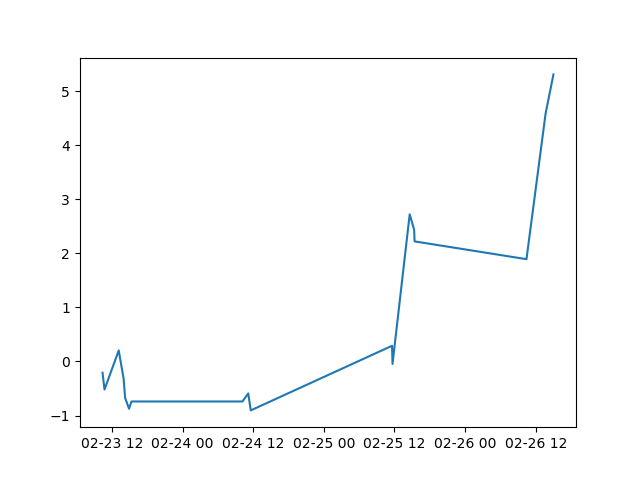

This chart was generated by the following Python code:


class BuyPortfolio:

    def __init__(self, symbol):
        self.symbol = symbol[:-3]
        self.post_dict = {}
        self.percent_change = []
        self.order_book = []
        self.df_per_change = []
        self.post_dict['Time'] = None
        self.post_dict['Signal'] = ""
        self.post_dict['Price'] = None
        self.post_dict['Pos'] = 0
        self.post_dict['%change'] = 0
        self.order_df = pd.DataFrame()
        self.percent_df = pd.DataFrame()
        self.day_wise = pd.DataFrame()
        self.result = {}

    def buy(self, bp, time):
        if self.post_dict['Signal'] != 'BUY':
            self.post_dict['Time'] = time
            self.post_dict['Signal'] = "BUY"
            self.post_dict['Price'] = bp
            self.post_dict['Pos'] = 1
            self.post_dict['%change'] = 0
            x = self.post_dict.copy()
            self.order_book.append(x)
        else:
            print("You already have BUY positions")

    def square_off(self, sp, time):
        if self.post_dict['Signal'] != 'SELL':
            self.post_dict['Time'] = time
            self.post_dict['Signal'] = "SELL"
            self.post_dict['Price'] = sp
            self.post_dict['Pos'] = 0
            pc = (sp / self.order_book[-1]['Price'] - 1)
            self.percent_change.append(pc * 100)
            self.post_dict['%change'] = pc * 100
            self.df_per_change.append({"Time": time, "%change": pc * 100})
            x = self.post_dict.copy()
            self.order_book.append(x)
        else:
            print("You already have Squared Off positions")

    def check_pos(self):
        return self.post_dict['Pos']

    def generate_dataframes(self):
        if self.post_dict['Pos'] == 0:
            # convert to dataframes
            y = self.order_book.copy()
            self.order_df = pd.DataFrame(y)
            self.order_df.set_index('Time', inplace=True, drop=True)

            z = self.df_per_change
            self.percent_df = pd.DataFrame(z)
            self.percent_df.set_index('Time', inplace=True, drop=True)
            self.percent_df['cumprod'] = ((self.percent_df['%change'] / 100 + 1).cumprod() - 1) * 100

            p_l = []
            m = self.percent_df.index.date
            dates = list(set(m))
            dates = sorted(dates)
            for date in dates:
                t = self.percent_df[self.percent_df.index.date == date].sum()[0].copy()
                p_l.append(t)
            self.day_wise = pd.DataFrame.from_dict({"Time": dates, "%change": p_l}, orient='columns',
                                                   dtype=None, columns=None)
            self.day_wise.set_index("Time", drop=True, inplace=True)
            # self.day_wise['cumprod'] = ((self.day_wise['%change']/100 + 1).cumprod() - 1)*100
        else:
            print("First close open positions")

    def generate_results(self):
        self.generate_dataframes()
        gains = 0
        ng = 0
        losses = 0
        nl = 0
        totalR = 1

        for i in self.percent_change:
            if i > 0:
                gains += i
                ng += 1
            else:
                losses += i
                nl += 1
            totalR = totalR * ((i / 100) + 1)

        totalR = round((totalR - 1) * 100, 2)

        if ng > 0:
            avgGain = gains / ng
            maxR = str(max(self.percent_change))
        else:
            avgGain = 0
            maxR = "undefined"

        if nl > 0:
            avgLoss = losses / nl
            maxL = str(min(self.percent_change))
            ratio = str(-avgGain / avgLoss)
        else:
            avgLoss = 0
            maxL = "undefined"
            ratio = "inf"

        if ng > 0 or nl > 0:
            battingAvg = ng / (ng + nl)
        else:
            battingAvg = 0
        print()
        print("###############################################################")
        print("Results for " + self.symbol)
        print("Batting Avg: " + str(battingAvg))
        print("Gain/loss ratio: " + ratio)
        print("Average Gain: " + str(avgGain))
        print("Average Loss: " + str(avgLoss))
        print("Max Return: " + maxR)
        print("Max Loss: " + maxL)
        print("Total return over " + str(ng + nl) + " trades: " + str(totalR) + "%")
        print("###############################################################")
        print()
        self.result["symbol"] = self.symbol
        self.result['Batting Avg'] = battingAvg
        self.result['Gain/loss ratio'] = ratio
        self.result['Average Gain'] = avgGain
        self.result['Average Loss'] = avgLoss
        self.result['NOT'] = ng + nl
        self.result['Max Return'] = maxR
        self.result['Max Loss'] = maxL
        self.result['Total return'] = totalR
        return self.result.copy()

    def get_day_wise(self):
        return self.day_wise

    def plot_result(self):
        plt.plot(self.percent_df['cumprod'])
        # plt.show()

    def plot_day_wise(self):
        plt.plot(self.day_wise)
        plt.show()

    def get_percent_gain(self):
        return self.percent_df.iloc[-1, -1]

    def generate_csv_report(self):
        writer = pd.ExcelWriter(self.symbol+".xlsx", engine='xlsxwriter')
        self.order_df.to_excel(writer, sheet_name='Order_book')
        self.percent_df.to_excel(writer, sheet_name='%change')
        self.day_wise.to_excel(writer, sheet_name='Day_wise')
        writer.save()
